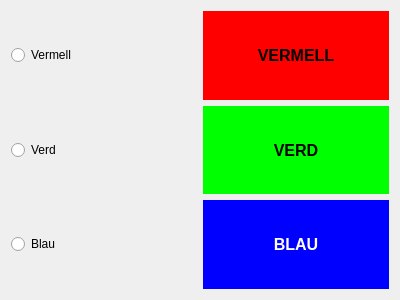
<?xml version="1.0" encoding="UTF-8"?>
<ui version="4.0">
 <class>MyForm</class>
 <widget class="QWidget" name="MyForm">
  <property name="geometry">
   <rect>
    <x>0</x>
    <y>0</y>
    <width>400</width>
    <height>300</height>
   </rect>
  </property>
  <property name="windowTitle">
   <string>Form</string>
  </property>
  <layout class="QVBoxLayout" name="verticalLayout">
   <item>
    <layout class="QHBoxLayout" name="horizontalLayout">
     <item>
      <widget class="QRadioButton" name="radioButton">
       <property name="text">
        <string>Vermell</string>
       </property>
      </widget>
     </item>
     <item>
      <widget class="QLabel" name="label">
       <property name="font">
        <font>
         <pointsize>12</pointsize>
         <weight>75</weight>
         <bold>true</bold>
        </font>
       </property>
       <property name="styleSheet">
        <string notr="true">background-color: rgb(255, 0, 0);</string>
       </property>
       <property name="text">
        <string>VERMELL</string>
       </property>
       <property name="alignment">
        <set>Qt::AlignCenter</set>
       </property>
      </widget>
     </item>
    </layout>
   </item>
   <item>
    <layout class="QHBoxLayout" name="horizontalLayout_2">
     <item>
      <widget class="QRadioButton" name="radioButton_2">
       <property name="text">
        <string>Verd</string>
       </property>
      </widget>
     </item>
     <item>
      <widget class="QLabel" name="label_2">
       <property name="font">
        <font>
         <pointsize>12</pointsize>
         <weight>75</weight>
         <bold>true</bold>
        </font>
       </property>
       <property name="styleSheet">
        <string notr="true">background-color: rgb(0, 255, 0);</string>
       </property>
       <property name="text">
        <string>VERD</string>
       </property>
       <property name="alignment">
        <set>Qt::AlignCenter</set>
       </property>
      </widget>
     </item>
    </layout>
   </item>
   <item>
    <layout class="QHBoxLayout" name="horizontalLayout_3">
     <item>
      <widget class="QRadioButton" name="radioButton_3">
       <property name="text">
        <string>Blau</string>
       </property>
      </widget>
     </item>
     <item>
      <widget class="QLabel" name="label_3">
       <property name="font">
        <font>
         <pointsize>12</pointsize>
         <weight>75</weight>
         <bold>true</bold>
        </font>
       </property>
       <property name="styleSheet">
        <string notr="true">background-color: rgb(0, 0, 255);
color: rgb(255, 255, 255);</string>
       </property>
       <property name="text">
        <string>BLAU</string>
       </property>
       <property name="alignment">
        <set>Qt::AlignCenter</set>
       </property>
      </widget>
     </item>
    </layout>
   </item>
  </layout>
 </widget>
 <resources/>
 <connections/>
</ui>
